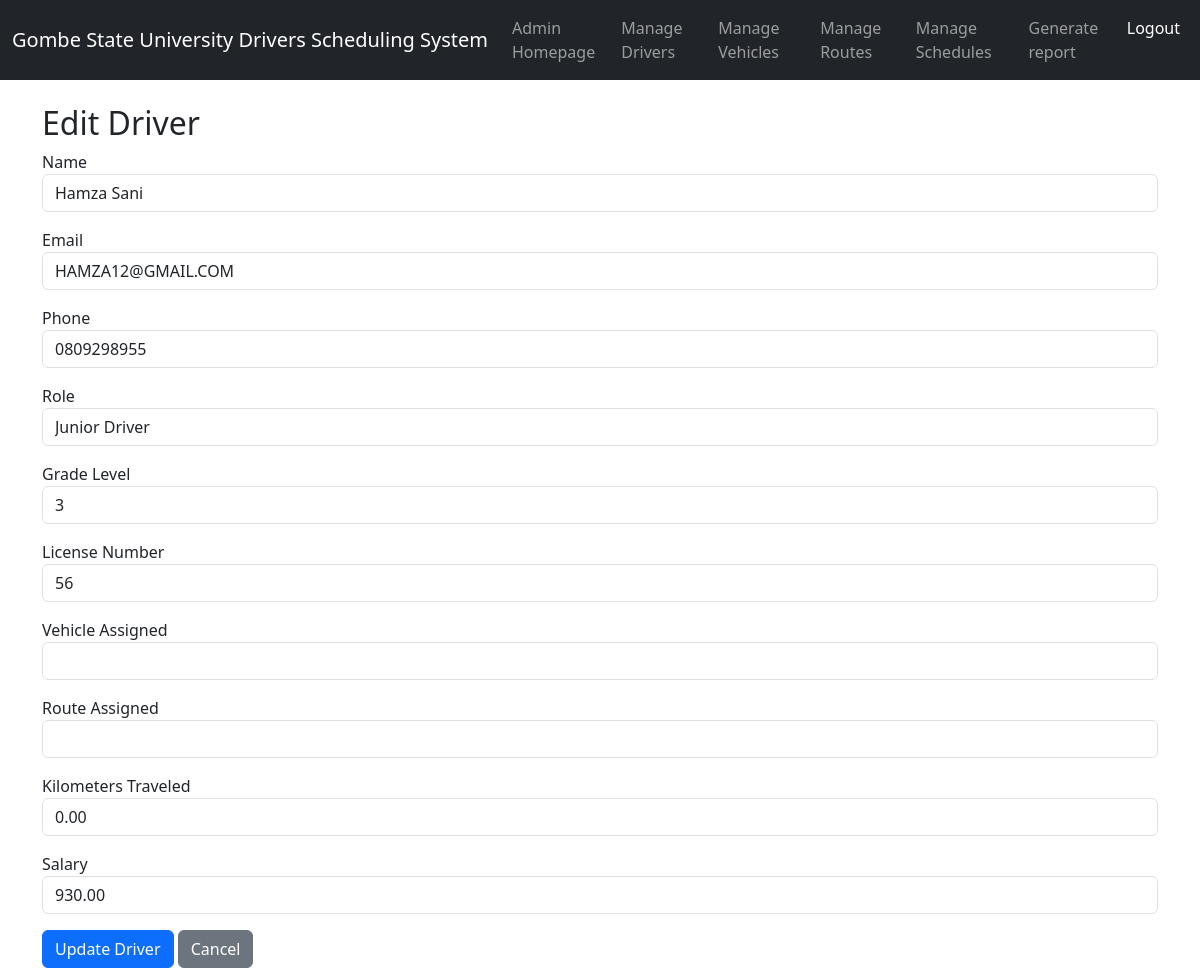
Screenshot of /admin/edit_driver.php?id=18 with the database file from the repository.
### tables this page shows
CREATE TABLE `drivers` (
  `id` int(11) NOT NULL,
  `name` varchar(100) NOT NULL,
  `email` varchar(100) NOT NULL,
  `phone` varchar(15) NOT NULL,
  `role` enum('Chief Driver','Junior Driver','Car Driver','Bus Driver') NOT NULL,
  `grade_level` varchar(20) NOT NULL,
  `license_number` varchar(50) NOT NULL,
  `vehicle_assigned` varchar(100) DEFAULT NULL,
  `route_assigned` varchar(100) DEFAULT NULL,
  `kilometers_traveled` decimal(10,2) DEFAULT 0.00,
  `salary` decimal(10,2) DEFAULT 0.00,
  `created_at` timestamp NOT NULL DEFAULT current_timestamp()
);

### admin/edit_driver.php (the view, shortened to what this page needs)
<?php
include '../config/db.php';
$driver_id = $_GET['id'];
$sql = "SELECT * FROM drivers WHERE id = ?";
$stmt = $conn->prepare($sql);
$stmt->bind_param("i", $driver_id);
$stmt->execute();
$result = $stmt->get_result();
$driver = $result->fetch_assoc();
?>
<!DOCTYPE html>
<html lang="en">
<head>
    <link rel="stylesheet" href="../assets/css/bootstrap.min.css">
    <link rel="stylesheet" href="https://cdn.jsdelivr.net/npm/bootstrap@5.3.0/dist/css/bootstrap.min.css">
</head>
<body>
<?php include '../includes/navbar.php'; ?>
<div class="container mt-4">
    <h2>Edit Driver</h2>
    <form method="POST">
        <div class="mb-3">
            <label>Name</label>
            <input type="text" name="name" value="<?= htmlspecialchars($driver['name']); ?>" required class="form-control">
        </div>
        <div class="mb-3">
            <label>Email</label>
            <input type="email" name="email" value="<?= htmlspecialchars($driver['email']); ?>" required class="form-control">
        </div>
        <div class="mb-3">
            <label>Phone</label>
            <input type="text" name="phone" value="<?= htmlspecialchars($driver['phone']); ?>" required class="form-control">
        </div>
        <div class="mb-3">
            <label>Role</label>
            <select name="role" required class="form-control">
                <option <?= ($driver['role'] == "Junior Driver") ? "selected" : ""; ?>>Junior Driver</option>
            </select>
        </div>
        <div class="mb-3">
            <label>Grade Level</label>
            <input type="text" name="grade_level" value="<?= htmlspecialchars($driver['grade_level']); ?>" required class="form-control">
        </div>
        <div class="mb-3">
            <label>License Number</label>
            <input type="text" name="license_number" value="<?= htmlspecialchars($driver['license_number']); ?>" required class="form-control">
        </div>
        <div class="mb-3">
            <label>Vehicle Assigned</label>
            <input type="text" value="<?= htmlspecialchars($driver['vehicle_assigned']); ?>" class="form-control" readonly>
        </div>
        <div class="mb-3">
            <label>Route Assigned</label>
            <input type="text" value="<?= htmlspecialchars($driver['route_assigned']); ?>" class="form-control" readonly>
        </div>
        <div class="mb-3">
            <label>Kilometers Traveled</label>
            <input type="text" value="<?= htmlspecialchars($driver['kilometers_traveled']); ?>" class="form-control" readonly>
        </div>
        <div class="mb-3">
            <label>Salary</label>
            <input type="text" value="<?= htmlspecialchars($driver['salary']); ?>" class="form-control" readonly>
        </div>
        <button type="submit" class="btn btn-primary">Update Driver</button>
        <a href="drivers.php" class="btn btn-secondary">Cancel</a>
    </form>
</div>
</body>
</html>

### rows the page displays
drivers: name "Hamza Sani", email "HAMZA12@GMAIL.COM", phone "0809298955", role "Junior Driver", grade_level "3", license_number "56", kilometers_traveled "0.00", salary "930.00"
